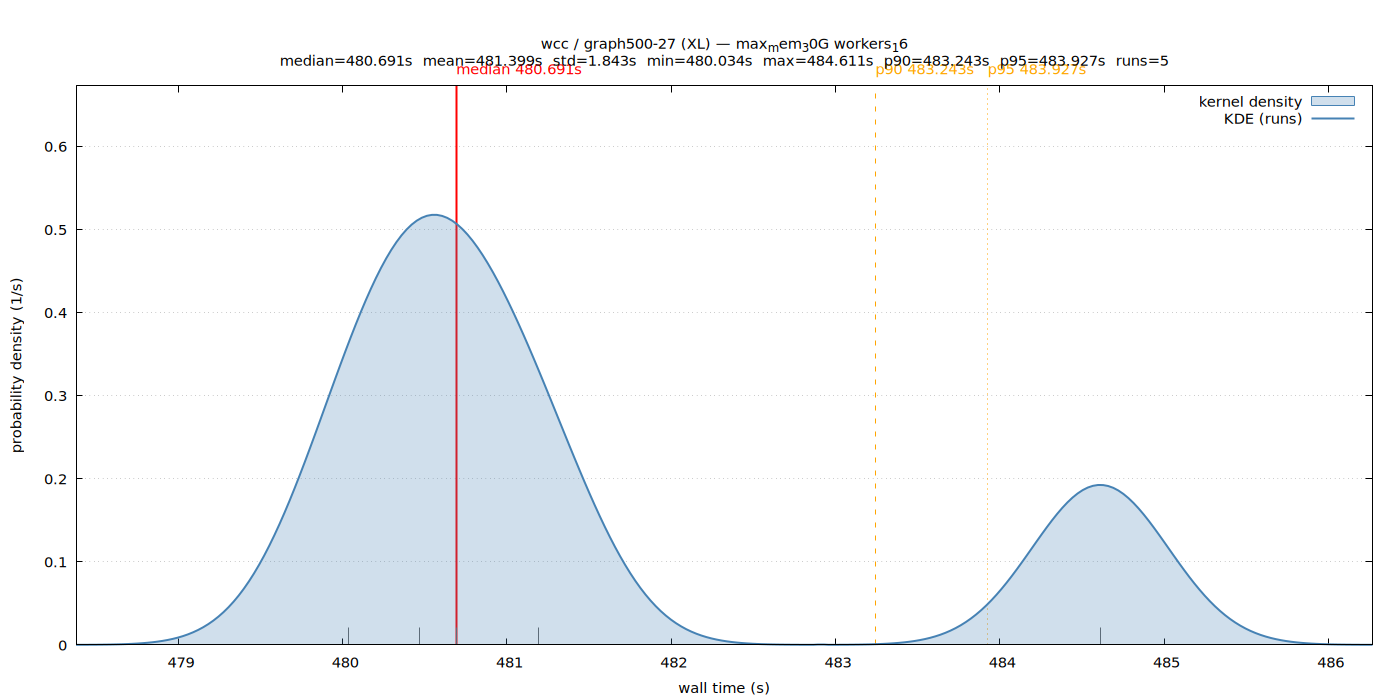

The script that saved this image:
set terminal pngcairo size 1400,700 enhanced font 'Sans,11'
set output '/home/ubuntu/nvm/gfrs/wcc/XL/graph500-27/max_mem_30G_workers_16/wall_time.png'
set title "wcc / graph500-27 (XL) — max_mem_30G workers_16\nmedian=480.691s  mean=481.399s  std=1.843s  min=480.034s  max=484.611s  p90=483.243s  p95=483.927s  runs=5"
set xlabel 'wall time (s)'
set ylabel 'probability density (1/s)'
set tmargin 5
set yrange [0:0.672817]
set xrange [478.376775:486.268910]
set grid y
set key top right
set arrow from 480.690524,0 to 480.690524,0.672817 nohead lc rgb 'red' lw 2
set label 'median 480.691s' at 480.690524,0.672817 offset char 0,1 tc rgb 'red'
set arrow from 483.243040,0 to 483.243040,0.672817 nohead lc rgb 'orange' lw 1 dt 2
set label 'p90 483.243s' at 483.243040,0.672817 offset char 0,1 tc rgb 'orange'
set arrow from 483.927134,0 to 483.927134,0.672817 nohead lc rgb 'orange' lw 1 dt 3
set label 'p95 483.927s' at 483.927134,0.672817 offset char 0,1 tc rgb 'orange'
set arrow from 480.034457,0 to 480.034457,0.020702 nohead lc rgb '#666666' lw 1
set arrow from 480.467931,0 to 480.467931,0.020702 nohead lc rgb '#666666' lw 1
set arrow from 481.190758,0 to 481.190758,0.020702 nohead lc rgb '#666666' lw 1
set arrow from 484.611228,0 to 484.611228,0.020702 nohead lc rgb '#666666' lw 1
set arrow from 480.690524,0 to 480.690524,0.020702 nohead lc rgb '#666666' lw 1
plot '/home/ubuntu/nvm/gfrs/wcc/XL/graph500-27/max_mem_30G_workers_16/wall_time.dat' using 1:2 with filledcurves y=0 lc rgb '#4682b4' fs transparent solid 0.25 title 'kernel density', \
     '/home/ubuntu/nvm/gfrs/wcc/XL/graph500-27/max_mem_30G_workers_16/wall_time.dat' using 1:2 with lines lw 2 lc rgb '#4682b4' title 'KDE (runs)'
